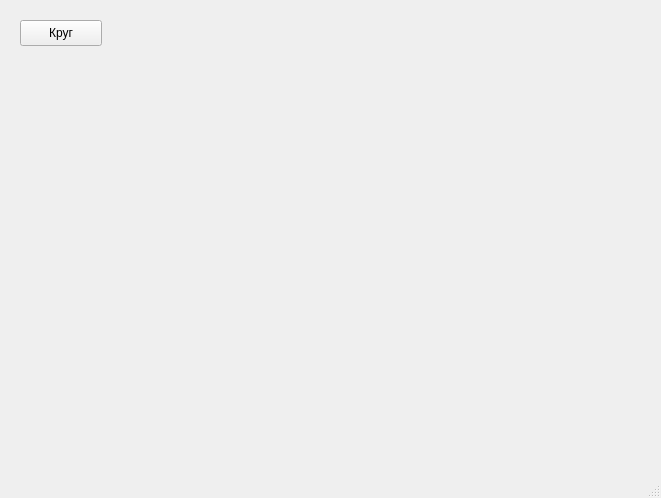
<?xml version="1.0" encoding="UTF-8"?>
<ui version="4.0">
 <class>MainWindow</class>
 <widget class="QMainWindow" name="MainWindow">
  <property name="geometry">
   <rect>
    <x>0</x>
    <y>0</y>
    <width>661</width>
    <height>498</height>
   </rect>
  </property>
  <property name="windowTitle">
   <string>MainWindow</string>
  </property>
  <widget class="QWidget" name="centralwidget">
   <widget class="QPushButton" name="pushButton">
    <property name="geometry">
     <rect>
      <x>20</x>
      <y>20</y>
      <width>82</width>
      <height>26</height>
     </rect>
    </property>
    <property name="text">
     <string>Круг</string>
    </property>
   </widget>
  </widget>
  <widget class="QMenuBar" name="menubar">
   <property name="geometry">
    <rect>
     <x>0</x>
     <y>0</y>
     <width>661</width>
     <height>21</height>
    </rect>
   </property>
  </widget>
  <widget class="QStatusBar" name="statusbar"/>
 </widget>
 <resources/>
 <connections/>
</ui>
